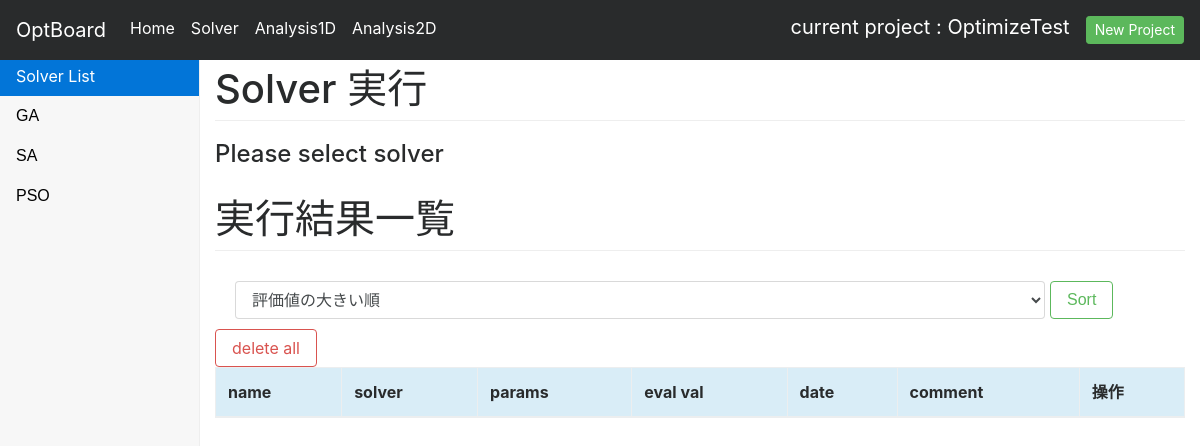
Page /19/ on the committed database.
### dashboard/models.py (models this page shows, shortened)
class Project(models.Model):
    class Meta:
        ordering = ['-registered_date']
    name = models.CharField(max_length=200)
    registered_date = models.DateTimeField(default=datetime.now)
    comment = models.TextField(blank=True)

class Solver(models.Model):
    class Meta:
        ordering = ['-registered_date']
    name = models.CharField(max_length=200)
    project = models.ForeignKey('Project', default=None)
    params_info = models.TextField(blank=True)
    solver_file = models.FileField(upload_to='solver', blank=True, max_length=200)
    registered_date = models.DateTimeField(default=datetime.now)
    comment = models.TextField(blank=True)

### dashboard/views.py (the view)
# urls.py: url(r'^(?P<project_id>\d+)/$', views.main_page, name='main'),
def main_page(request, project_id):
    select_solver = None
    sort_type = 'id'
    for key, val in request.GET.items():
        if key == 'solver_id':
            select_solver_id = request.GET['solver_id']
            select_solver = Solver.objects.get(pk=select_solver_id)
        elif key == 'sort-type':
            sort_type = request.GET['sort-type']
    project = Project.objects.get(pk=project_id)
    solvers = Solver.objects.all().filter(project_id=project_id).order_by('id')
    results = Result.objects.all().filter(project_id=project_id).order_by(sort_type)
    if request.method == 'POST':
        solver = Solver.objects.get(name=request.POST['solver'])
        params = OrderedDict()
        for key in solver.get_keys():
            params[key] = request.POST[key]
        run(project, solver, params, request.POST['comment'])
    return render(request, 'dashboard/main_page.html', {'project': project, 'solvers': solvers, 'results': results, 'select_solver': select_solver})

### dashboard/templates/dashboard/main_page.html (shortened to what this page needs)
{% extends "dashboard/base.html" %}
{% block content %}
<div class="container-fluid">
  <div class="row">
    <nav class="col-sm-3 col-md-2 hidden-xs-down bg-faded sidebar">
      <ul class="nav nav-pills flex-column">
        <li class="nav-item">
          <a class="nav-link active" href="#">Solver List<span class="sr-only">(current)</span></a>
        </li>
        {% for solver in solvers %}
        <li class="nav-item">
          <form class="form-inline my-2 my-lg-0" method="get" action="/{{ project.id }}/">
            <button class="nav-link" name="solver_id" type="submit" href="" value="{{ solver.id }}" style="border-style:none;background-color:transparent">{{ solver.name }}</button>
          </form>
        </li>
        {% endfor %}
      </ul>
    </nav>
    <main class="col-sm-9 offset-sm-3 col-md-10 offset-md-2 pt-3" style='margin-top:51px'>
      <h1>Solver 実行</h1>
      {% if select_solver %}
        <form class="form-inline my-2 my-lg-0 navbar-right" method="post">
          {% csrf_token %}
          <div>
            <h2 class="text-primary"> {{ select_solver.name }} </h2>
            <input class="form-control" name="solver" value="{{ select_solver.name }}" type="hidden" >
            <h4> parameters: </h4>
            <table class="table table-sm table-bordered">
              <tbody>
                <thead class="table-success">
                {% for param_key in select_solver.get_keys %}
                  <th>
                    {{ param_key }}
                  </th>
                {% endfor %}
                </thead>
                <tr>
                {% for param_val in select_solver.get_values %}
                  <td>
                    {{ param_val }}
                  </td>
                {% endfor %}
                </tr>
                <tr>
                {% for param_key in select_solver.get_keys %}
                  <td>
                    <input class="form-control mr-sm-2" name="{{ param_key }}" type="text" maxlength="200" placeholder="parameter">
                  </td>
                {% endfor %}
                </tr>
              </tbody>
            </table>
            <h4> comment : {{ select_solver.comment }} </h4>
          </div>
          <div class="container" style="margin-top:20px">
            <input class="form-control " name="comment" type="text" maxlength="400" style="width:700px" placeholder="comment">
            <select class="form-control mr-sm-2-menu" name="thread" style="margin:5px 5px">
              <option  type="text" value="tags">single</option>
              <option  type="text" value="tags">parallel</option>
            </select>
            <button class="btn btn-danger my-2 my-sm-0" type="submit">Run</button>
          </div>
        </form>
      {% else %}
        <h4> Please select solver </h4>
      {% endif %}
      <h1 style='margin-top:30px'>実行結果一覧</h1>
      <div class="container" style="margin-top:20px;">
        <form class="form-inline my-2 my-lg-0" method="get">
          <select class="form-control mr-sm-2-menu" name="sort-type" style="margin:10px 5px;width:810px;">
            <option  type="text" value="-eval_val">評価値の大きい順</option>
          </select>
          <button class="btn btn-outline-success my-2 my-sm-0" type="submit">Sort</button>
        </form>
      </div>
      <a class="btn btn-outline-danger my-2 my-sm-0" href="{% url 'dashboard:result_del_all' project.id %}">delete all</a>
      <table class="table table-hover table-bordered">
        <thead class="table-info">
          <th>name</th>
          <th>solver</th>
          <th>params</th>
          <th>eval val</th>
          <th>date</th>
          <th>comment</th>
          <th>操作</th>
        </thead>
      </table>
    </main>
  </div>
</div>
{% endblock content %}

### dashboard/templates/dashboard/base.html (shortened to what this page needs)
{% load staticfiles %}
<!DOCTYPE html>
<html>
  <head>
    <link href="{% static 'css/bootstrap.css' %}" rel="stylesheet" type="text/css">
    <link href="{% static 'css/dashboard.css' %}" rel="stylesheet" type="text/css">
  </head>
  <body>
    <nav class="navbar navbar-toggleable-md navbar-inverse fixed-top bg-inverse">
      <a class="navbar-brand" href="/">OptBoard</a>
      <div class="collapse navbar-collapse" id="navbarsExampleDefault">
        {% if project %}
          <ul class="navbar-nav mr-auto" id="nav">
            <li class="nav-item">
              <a class="nav-link active" href="/{{ project.id }}">Home </a>
            </li>
            <li class="nav-item">
              <a class="nav-link active" href="/{{ project.id }}/solver">Solver</a>
            </li>
            <li class="nav-item active">
              <a class="nav-link" href="/{{ project.id }}/analysis/1D">Analysis1D</a>
            </li>
            <li class="nav-item active">
              <a class="nav-link" href="/{{ project.id }}/analysis/2D">Analysis2D</a>
            </li>
          </ul>
          <span class="navbar-brand" href="/">current project : {{ project.name }}</span>
          <a class="btn btn-success btn-sm my-2 " href="/project/add">New Project</a>
        {% else %}
          <ul class="navbar-nav mr-auto" id="nav">
          </ul>
          <a class="btn btn-success btn-sm my-2 " href="/project/add">New Project</a>
        {% endif %}
      </div>
    </nav>
    {% block content %}{% endblock %}
  </body>
</html>

### static/css/dashboard.css (style rules this page uses)
h1 { margin-bottom: 20px; padding-bottom: 9px; border-bottom: 1px solid #eee; }
.sidebar { position: fixed; top:51px; bottom: 0; left: 0; z-index: 1000; padding: 5px; overflow-x: hidden; overflow-y: auto; border-right: 1px solid #eee; }
.sidebar { padding-left: 0; padding-right: 0; }
.sidebar .nav { margin-bottom: 20px; }
.sidebar .nav-item { width: 100%; }
.sidebar .nav-item + .nav-item { margin-left: 0; }
.sidebar .nav-link { border-radius: 0; }

### rows in the picture
Project: name "OptimizeTest"
Solver: {{ solver.id }} 5 (drawn), name "GA"
Solver: {{ solver.id }} 6 (drawn), name "SA"
Solver: {{ solver.id }} 7 (drawn), name "PSO"
